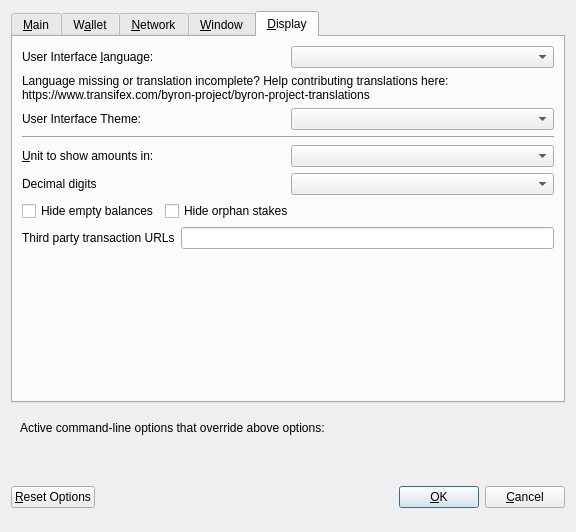
<?xml version="1.0" encoding="UTF-8"?>
<ui version="4.0">
 <class>OptionsDialog</class>
 <widget class="QDialog" name="OptionsDialog">
  <property name="geometry">
   <rect>
    <x>0</x>
    <y>0</y>
    <width>576</width>
    <height>532</height>
   </rect>
  </property>
  <property name="windowTitle">
   <string>Options</string>
  </property>
  <property name="modal">
   <bool>true</bool>
  </property>
  <layout class="QVBoxLayout" name="verticalLayout">
   <item>
    <widget class="QTabWidget" name="tabWidget">
     <property name="currentIndex">
      <number>4</number>
     </property>
     <widget class="QWidget" name="tabMain">
      <attribute name="title">
       <string>&amp;Main</string>
      </attribute>
      <layout class="QVBoxLayout" name="verticalLayout_Main">
       <item>
        <widget class="QCheckBox" name="bitcoinAtStartup">
         <property name="toolTip">
          <string>Automatically start BYRON after logging in to the system.</string>
         </property>
         <property name="text">
          <string>&amp;Start BYRON on system login</string>
         </property>
        </widget>
       </item>
       <item>
        <layout class="QHBoxLayout" name="horizontalLayout_2_Main">
         <item>
          <widget class="QLabel" name="databaseCacheLabel">
           <property name="text">
            <string>Size of &amp;database cache</string>
           </property>
           <property name="textFormat">
            <enum>Qt::PlainText</enum>
           </property>
           <property name="buddy">
            <cstring>databaseCache</cstring>
           </property>
          </widget>
         </item>
         <item>
          <widget class="QSpinBox" name="databaseCache"/>
         </item>
         <item>
          <widget class="QLabel" name="databaseCacheUnitLabel">
           <property name="text">
            <string>MB</string>
           </property>
           <property name="textFormat">
            <enum>Qt::PlainText</enum>
           </property>
          </widget>
         </item>
         <item>
          <spacer name="horizontalSpacer_2_Main">
           <property name="orientation">
            <enum>Qt::Horizontal</enum>
           </property>
           <property name="sizeHint" stdset="0">
            <size>
             <width>40</width>
             <height>20</height>
            </size>
           </property>
          </spacer>
         </item>
        </layout>
       </item>
       <item>
        <layout class="QHBoxLayout" name="horizontalLayout_3_Main">
         <item>
          <widget class="QLabel" name="threadsScriptVerifLabel">
           <property name="text">
            <string>Number of script &amp;verification threads</string>
           </property>
           <property name="textFormat">
            <enum>Qt::PlainText</enum>
           </property>
           <property name="buddy">
            <cstring>threadsScriptVerif</cstring>
           </property>
          </widget>
         </item>
         <item>
          <widget class="QSpinBox" name="threadsScriptVerif">
           <property name="toolTip">
            <string>(0 = auto, &lt;0 = leave that many cores free)</string>
           </property>
          </widget>
         </item>
         <item>
          <spacer name="horizontalSpacer_3_Main">
           <property name="orientation">
            <enum>Qt::Horizontal</enum>
           </property>
           <property name="sizeHint" stdset="0">
            <size>
             <width>40</width>
             <height>20</height>
            </size>
           </property>
          </spacer>
         </item>
        </layout>
       </item>
       <item>
        <spacer name="verticalSpacer_2">
         <property name="orientation">
          <enum>Qt::Vertical</enum>
         </property>
         <property name="sizeHint" stdset="0">
          <size>
           <width>20</width>
           <height>40</height>
          </size>
         </property>
        </spacer>
       </item>
       <item>
        <layout class="QHBoxLayout" name="horizontalLayout_3"/>
       </item>
       <item>
        <layout class="QHBoxLayout" name="horizontalLayout" stretch="">
         <property name="sizeConstraint">
          <enum>QLayout::SetFixedSize</enum>
         </property>
        </layout>
       </item>
      </layout>
     </widget>
     <widget class="QWidget" name="tabWallet">
      <attribute name="title">
       <string>W&amp;allet</string>
      </attribute>
      <layout class="QVBoxLayout" name="verticalLayout_Wallet">
       <item>
        <layout class="QHBoxLayout" name="horizontalLayout_2_Wallet">
         <item>
          <widget class="QLabel" name="labelStakeSplitThresholdText">
           <property name="text">
            <string>Stake split threshold:</string>
           </property>
          </widget>
         </item>
         <item>
          <widget class="QSpinBox" name="spinBoxStakeSplitThreshold">
           <property name="minimum">
            <number>1</number>
           </property>
           <property name="maximum">
            <number>999999</number>
           </property>
          </widget>
         </item>
        </layout>
       </item>
       <item>
        <widget class="QGroupBox" name="groupBox">
         <property name="title">
          <string>Expert</string>
         </property>
         <layout class="QVBoxLayout" name="verticalLayout_2">
          <item>
           <widget class="QCheckBox" name="coinControlFeatures">
            <property name="toolTip">
             <string>Whether to show coin control features or not.</string>
            </property>
            <property name="text">
             <string>Enable coin &amp;control features</string>
            </property>
           </widget>
          </item>
          <item>
           <widget class="QCheckBox" name="showMasternodesTab">
            <property name="toolTip">
             <string>Show additional tab listing all your masternodes in first sub-tab&lt;br/&gt;and all masternodes on the network in second sub-tab.</string>
            </property>
            <property name="text">
             <string>Show Masternodes Tab</string>
            </property>
           </widget>
          </item>
          <item>
           <widget class="QCheckBox" name="spendZeroConfChange">
            <property name="toolTip">
             <string>If you disable the spending of unconfirmed change, the change from a transaction&lt;br/&gt;cannot be used until that transaction has at least one confirmation.&lt;br/&gt;This also affects how your balance is computed.</string>
            </property>
            <property name="text">
             <string>&amp;Spend unconfirmed change</string>
            </property>
           </widget>
          </item>
         </layout>
        </widget>
       </item>
       <item>
        <spacer name="verticalSpacer_Wallet">
         <property name="orientation">
          <enum>Qt::Vertical</enum>
         </property>
         <property name="sizeHint" stdset="0">
          <size>
           <width>20</width>
           <height>40</height>
          </size>
         </property>
        </spacer>
       </item>
      </layout>
     </widget>
     <widget class="QWidget" name="tabNetwork">
      <attribute name="title">
       <string>&amp;Network</string>
      </attribute>
      <layout class="QVBoxLayout" name="verticalLayout_Network">
       <item>
        <widget class="QCheckBox" name="mapPortUpnp">
         <property name="toolTip">
          <string>Automatically open the BYRON client port on the router. This only works when your router supports UPnP and it is enabled.</string>
         </property>
         <property name="text">
          <string>Map port using &amp;UPnP</string>
         </property>
        </widget>
       </item>
       <item>
        <widget class="QCheckBox" name="allowIncoming">
         <property name="toolTip">
          <string>Accept connections from outside</string>
         </property>
         <property name="text">
          <string>Allow incoming connections</string>
         </property>
        </widget>
       </item>
       <item>
        <widget class="QCheckBox" name="connectSocks">
         <property name="toolTip">
          <string>Connect to the BYRON network through a SOCKS5 proxy.</string>
         </property>
         <property name="text">
          <string>&amp;Connect through SOCKS5 proxy (default proxy):</string>
         </property>
        </widget>
       </item>
       <item>
        <layout class="QHBoxLayout" name="horizontalLayout_1_Network">
         <item>
          <widget class="QLabel" name="proxyIpLabel">
           <property name="text">
            <string>Proxy &amp;IP:</string>
           </property>
           <property name="textFormat">
            <enum>Qt::PlainText</enum>
           </property>
           <property name="buddy">
            <cstring>proxyIp</cstring>
           </property>
          </widget>
         </item>
         <item>
          <widget class="QValidatedLineEdit" name="proxyIp">
           <property name="minimumSize">
            <size>
             <width>140</width>
             <height>0</height>
            </size>
           </property>
           <property name="maximumSize">
            <size>
             <width>140</width>
             <height>16777215</height>
            </size>
           </property>
           <property name="toolTip">
            <string>IP address of the proxy (e.g. IPv4: 127.0.0.1 / IPv6: ::1)</string>
           </property>
          </widget>
         </item>
         <item>
          <widget class="QLabel" name="proxyPortLabel">
           <property name="text">
            <string>&amp;Port:</string>
           </property>
           <property name="textFormat">
            <enum>Qt::PlainText</enum>
           </property>
           <property name="buddy">
            <cstring>proxyPort</cstring>
           </property>
          </widget>
         </item>
         <item>
          <widget class="QLineEdit" name="proxyPort">
           <property name="minimumSize">
            <size>
             <width>55</width>
             <height>0</height>
            </size>
           </property>
           <property name="maximumSize">
            <size>
             <width>55</width>
             <height>16777215</height>
            </size>
           </property>
           <property name="toolTip">
            <string>Port of the proxy (e.g. 9050)</string>
           </property>
          </widget>
         </item>
         <item>
          <spacer name="horizontalSpacer_1_Network">
           <property name="orientation">
            <enum>Qt::Horizontal</enum>
           </property>
           <property name="sizeHint" stdset="0">
            <size>
             <width>40</width>
             <height>20</height>
            </size>
           </property>
          </spacer>
         </item>
        </layout>
       </item>
       <item>
        <spacer name="verticalSpacer_Network">
         <property name="orientation">
          <enum>Qt::Vertical</enum>
         </property>
         <property name="sizeHint" stdset="0">
          <size>
           <width>20</width>
           <height>40</height>
          </size>
         </property>
        </spacer>
       </item>
      </layout>
     </widget>
     <widget class="QWidget" name="tabWindow">
      <attribute name="title">
       <string>&amp;Window</string>
      </attribute>
      <layout class="QVBoxLayout" name="verticalLayout_Window">
       <item>
        <widget class="QCheckBox" name="minimizeToTray">
         <property name="toolTip">
          <string>Show only a tray icon after minimizing the window.</string>
         </property>
         <property name="text">
          <string>&amp;Minimize to the tray instead of the taskbar</string>
         </property>
        </widget>
       </item>
       <item>
        <widget class="QCheckBox" name="minimizeOnClose">
         <property name="toolTip">
          <string>Minimize instead of exit the application when the window is closed. When this option is enabled, the application will be closed only after selecting Quit in the menu.</string>
         </property>
         <property name="text">
          <string>M&amp;inimize on close</string>
         </property>
        </widget>
       </item>
       <item>
        <spacer name="verticalSpacer_Window">
         <property name="orientation">
          <enum>Qt::Vertical</enum>
         </property>
         <property name="sizeHint" stdset="0">
          <size>
           <width>20</width>
           <height>40</height>
          </size>
         </property>
        </spacer>
       </item>
      </layout>
     </widget>
     <widget class="QWidget" name="tabDisplay">
      <attribute name="title">
       <string>&amp;Display</string>
      </attribute>
      <layout class="QVBoxLayout" name="verticalLayout_Display">
       <item>
        <layout class="QHBoxLayout" name="horizontalLayout_1_Display">
         <item>
          <widget class="QLabel" name="langLabel">
           <property name="text">
            <string>User Interface &amp;language:</string>
           </property>
           <property name="textFormat">
            <enum>Qt::PlainText</enum>
           </property>
           <property name="buddy">
            <cstring>lang</cstring>
           </property>
          </widget>
         </item>
         <item>
          <widget class="QValueComboBox" name="lang">
           <property name="toolTip">
            <string>The user interface language can be set here. This setting will take effect after restarting BYRON.</string>
           </property>
          </widget>
         </item>
        </layout>
       </item>
       <item>
        <widget class="QLabel" name="label_3">
         <property name="toolTip">
          <string notr="true"/>
         </property>
         <property name="statusTip">
          <string notr="true"/>
         </property>
         <property name="whatsThis">
          <string notr="true"/>
         </property>
         <property name="accessibleName">
          <string notr="true"/>
         </property>
         <property name="text">
          <string>Language missing or translation incomplete? Help contributing translations here:
https://www.transifex.com/byron-project/byron-project-translations</string>
         </property>
         <property name="wordWrap">
          <bool>true</bool>
         </property>
         <property name="openExternalLinks">
          <bool>true</bool>
         </property>
         <property name="textInteractionFlags">
          <set>Qt::TextBrowserInteraction</set>
         </property>
        </widget>
       </item>
       <item>
        <layout class="QHBoxLayout" name="horizontalLayout_2_Display" stretch="0,0">
         <item>
          <widget class="QLabel" name="themeLabel">
           <property name="text">
            <string>User Interface Theme:</string>
           </property>
          </widget>
         </item>
         <item>
          <widget class="QValueComboBox" name="theme"/>
         </item>
        </layout>
       </item>
       <item>
        <widget class="Line" name="line">
         <property name="orientation">
          <enum>Qt::Horizontal</enum>
         </property>
        </widget>
       </item>
       <item>
        <layout class="QHBoxLayout" name="horizontalLayout_3_Display">
         <item>
          <widget class="QLabel" name="unitLabel">
           <property name="text">
            <string>&amp;Unit to show amounts in:</string>
           </property>
           <property name="textFormat">
            <enum>Qt::PlainText</enum>
           </property>
           <property name="buddy">
            <cstring>unit</cstring>
           </property>
          </widget>
         </item>
         <item>
          <widget class="QValueComboBox" name="unit">
           <property name="toolTip">
            <string>Choose the default subdivision unit to show in the interface and when sending coins.</string>
           </property>
          </widget>
         </item>
        </layout>
       </item>
       <item>
        <layout class="QHBoxLayout" name="horizontalLayout_4_Display">
         <item>
          <widget class="QLabel" name="digitsLabel">
           <property name="text">
            <string>Decimal digits</string>
           </property>
          </widget>
         </item>
         <item>
          <widget class="QValueComboBox" name="digits"/>
         </item>
        </layout>
       </item>
       <item>
        <layout class="QHBoxLayout" name="horizontalLayout_5_Display">
         <item>
          <widget class="QCheckBox" name="checkBoxHideZeroBalances">
           <property name="toolTip">
            <string>Hide empty balances</string>
           </property>
           <property name="layoutDirection">
            <enum>Qt::LeftToRight</enum>
           </property>
           <property name="text">
            <string>Hide empty balances</string>
           </property>
          </widget>
         </item>
         <item>
          <widget class="QCheckBox" name="checkBoxHideOrphans">
           <property name="toolTip">
            <string>Hide orphan stakes in transaction lists</string>
           </property>
           <property name="text">
            <string>Hide orphan stakes</string>
           </property>
          </widget>
         </item>
         <item>
          <spacer name="horizontalSpacer">
           <property name="orientation">
            <enum>Qt::Horizontal</enum>
           </property>
           <property name="sizeHint" stdset="0">
            <size>
             <width>40</width>
             <height>20</height>
            </size>
           </property>
          </spacer>
         </item>
        </layout>
       </item>
       <item>
        <layout class="QHBoxLayout" name="horizontalLayout_6_Display">
         <item>
          <widget class="QLabel" name="thirdPartyTxUrlsLabel">
           <property name="toolTip">
            <string>Third party URLs (e.g. a block explorer) that appear in the transactions tab as context menu items. %s in the URL is replaced by transaction hash. Multiple URLs are separated by vertical bar |.</string>
           </property>
           <property name="text">
            <string>Third party transaction URLs</string>
           </property>
           <property name="buddy">
            <cstring>thirdPartyTxUrls</cstring>
           </property>
          </widget>
         </item>
         <item>
          <widget class="QLineEdit" name="thirdPartyTxUrls">
           <property name="toolTip">
            <string>Third party URLs (e.g. a block explorer) that appear in the transactions tab as context menu items. %s in the URL is replaced by transaction hash. Multiple URLs are separated by vertical bar |.</string>
           </property>
          </widget>
         </item>
        </layout>
       </item>
       <item>
        <spacer name="verticalSpacer">
         <property name="orientation">
          <enum>Qt::Vertical</enum>
         </property>
         <property name="sizeHint" stdset="0">
          <size>
           <width>20</width>
           <height>40</height>
          </size>
         </property>
        </spacer>
       </item>
      </layout>
     </widget>
    </widget>
   </item>
   <item>
    <widget class="QFrame" name="frame">
     <layout class="QVBoxLayout" name="verticalLayout_Bottom">
      <item>
       <layout class="QHBoxLayout" name="horizontalLayout_Bottom">
        <item>
         <widget class="QLabel" name="overriddenByCommandLineInfoLabel">
          <property name="text">
           <string>Active command-line options that override above options:</string>
          </property>
          <property name="textFormat">
           <enum>Qt::PlainText</enum>
          </property>
         </widget>
        </item>
        <item>
         <spacer name="horizontalSpacer_Bottom">
          <property name="orientation">
           <enum>Qt::Horizontal</enum>
          </property>
          <property name="sizeHint" stdset="0">
           <size>
            <width>40</width>
            <height>20</height>
           </size>
          </property>
         </spacer>
        </item>
       </layout>
      </item>
      <item>
       <widget class="QLabel" name="overriddenByCommandLineLabel">
        <property name="text">
         <string/>
        </property>
        <property name="textFormat">
         <enum>Qt::PlainText</enum>
        </property>
        <property name="wordWrap">
         <bool>true</bool>
        </property>
       </widget>
      </item>
     </layout>
    </widget>
   </item>
   <item>
    <layout class="QHBoxLayout" name="horizontalLayout_Buttons">
     <item>
      <widget class="QPushButton" name="resetButton">
       <property name="toolTip">
        <string>Reset all client options to default.</string>
       </property>
       <property name="text">
        <string>&amp;Reset Options</string>
       </property>
       <property name="autoDefault">
        <bool>false</bool>
       </property>
      </widget>
     </item>
     <item>
      <spacer name="horizontalSpacer_1">
       <property name="orientation">
        <enum>Qt::Horizontal</enum>
       </property>
       <property name="sizeHint" stdset="0">
        <size>
         <width>40</width>
         <height>48</height>
        </size>
       </property>
      </spacer>
     </item>
     <item>
      <widget class="QLabel" name="statusLabel">
       <property name="minimumSize">
        <size>
         <width>200</width>
         <height>0</height>
        </size>
       </property>
       <property name="font">
        <font>
         <weight>75</weight>
         <bold>true</bold>
        </font>
       </property>
       <property name="text">
        <string/>
       </property>
       <property name="textFormat">
        <enum>Qt::PlainText</enum>
       </property>
       <property name="wordWrap">
        <bool>true</bool>
       </property>
      </widget>
     </item>
     <item>
      <spacer name="horizontalSpacer_2">
       <property name="orientation">
        <enum>Qt::Horizontal</enum>
       </property>
       <property name="sizeHint" stdset="0">
        <size>
         <width>40</width>
         <height>48</height>
        </size>
       </property>
      </spacer>
     </item>
     <item>
      <widget class="QPushButton" name="okButton">
       <property name="text">
        <string>&amp;OK</string>
       </property>
       <property name="autoDefault">
        <bool>false</bool>
       </property>
       <property name="default">
        <bool>true</bool>
       </property>
      </widget>
     </item>
     <item>
      <widget class="QPushButton" name="cancelButton">
       <property name="text">
        <string>&amp;Cancel</string>
       </property>
       <property name="autoDefault">
        <bool>false</bool>
       </property>
      </widget>
     </item>
    </layout>
   </item>
  </layout>
 </widget>
 <customwidgets>
  <customwidget>
   <class>QValidatedLineEdit</class>
   <extends>QLineEdit</extends>
   <header>qvalidatedlineedit.h</header>
  </customwidget>
  <customwidget>
   <class>QValueComboBox</class>
   <extends>QComboBox</extends>
   <header>qvaluecombobox.h</header>
  </customwidget>
 </customwidgets>
 <resources/>
 <connections/>
</ui>
